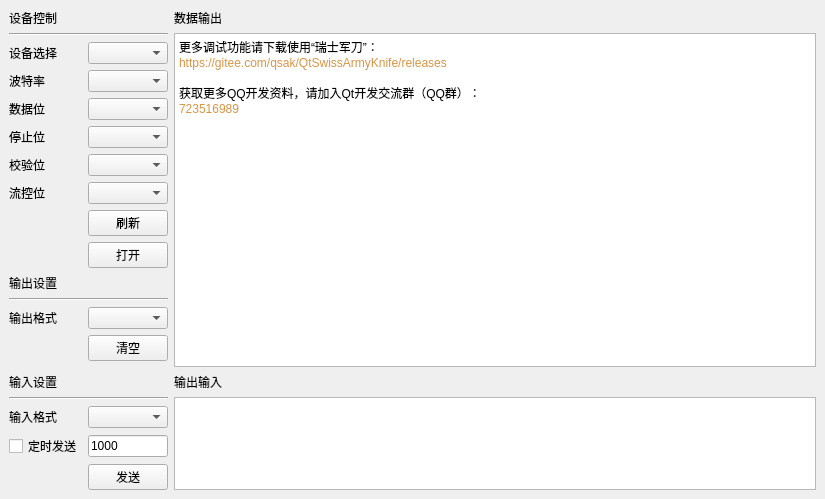
<?xml version="1.0" encoding="UTF-8"?>
<ui version="4.0">
 <class>MainWindow</class>
 <widget class="QMainWindow" name="MainWindow">
  <property name="geometry">
   <rect>
    <x>0</x>
    <y>0</y>
    <width>825</width>
    <height>455</height>
   </rect>
  </property>
  <property name="windowTitle">
   <string>大道至简 - Qt串口小助手</string>
  </property>
  <widget class="QWidget" name="centralwidget">
   <layout class="QGridLayout" name="gridLayout">
    <item row="4" column="1">
     <widget class="QComboBox" name="databitsComboBox"/>
    </item>
    <item row="17" column="0">
     <widget class="QLabel" name="label_11">
      <property name="text">
       <string>输入格式</string>
      </property>
     </widget>
    </item>
    <item row="12" column="1">
     <widget class="QComboBox" name="outputFormatComboBox"/>
    </item>
    <item row="7" column="1">
     <widget class="QComboBox" name="controlComboBox"/>
    </item>
    <item row="7" column="0">
     <widget class="QLabel" name="label_10">
      <property name="text">
       <string>流控位</string>
      </property>
     </widget>
    </item>
    <item row="16" column="0" colspan="2">
     <widget class="Line" name="line_3">
      <property name="orientation">
       <enum>Qt::Horizontal</enum>
      </property>
     </widget>
    </item>
    <item row="10" column="0" colspan="2">
     <widget class="QLabel" name="label_13">
      <property name="styleSheet">
       <string notr="true">QLabel {
        color:&quot;blue&quot;
}</string>
      </property>
      <property name="text">
       <string>输出设置</string>
      </property>
     </widget>
    </item>
    <item row="4" column="0">
     <widget class="QLabel" name="label_7">
      <property name="text">
       <string>数据位</string>
      </property>
     </widget>
    </item>
    <item row="1" column="2" rowspan="14">
     <widget class="QTextBrowser" name="textBrowser">
      <property name="html">
       <string>&lt;!DOCTYPE HTML PUBLIC &quot;-//W3C//DTD HTML 4.0//EN&quot; &quot;http://www.w3.org/TR/REC-html40/strict.dtd&quot;&gt;
&lt;html&gt;&lt;head&gt;&lt;meta name=&quot;qrichtext&quot; content=&quot;1&quot; /&gt;&lt;style type=&quot;text/css&quot;&gt;
p, li { white-space: pre-wrap; }
&lt;/style&gt;&lt;/head&gt;&lt;body style=&quot; font-family:'SimSun'; font-size:9pt; font-weight:400; font-style:normal;&quot;&gt;
&lt;p style=&quot; margin-top:0px; margin-bottom:0px; margin-left:0px; margin-right:0px; -qt-block-indent:0; text-indent:0px;&quot;&gt;更多调试功能请下载使用“瑞士军刀”：&lt;/p&gt;
&lt;p style=&quot; margin-top:0px; margin-bottom:0px; margin-left:0px; margin-right:0px; -qt-block-indent:0; text-indent:0px;&quot;&gt;&lt;span style=&quot; color:#d69545;&quot;&gt;https://gitee.com/qsak/QtSwissArmyKnife/releases&lt;/span&gt;&lt;/p&gt;
&lt;p style=&quot;-qt-paragraph-type:empty; margin-top:0px; margin-bottom:0px; margin-left:0px; margin-right:0px; -qt-block-indent:0; text-indent:0px; color:#d69545;&quot;&gt;&lt;br /&gt;&lt;/p&gt;
&lt;p style=&quot; margin-top:0px; margin-bottom:0px; margin-left:0px; margin-right:0px; -qt-block-indent:0; text-indent:0px;&quot;&gt;获取更多QQ开发资料，请加入Qt开发交流群（QQ群）：&lt;/p&gt;
&lt;p style=&quot; margin-top:0px; margin-bottom:0px; margin-left:0px; margin-right:0px; -qt-block-indent:0; text-indent:0px;&quot;&gt;&lt;span style=&quot; color:#d69545;&quot;&gt;723516989&lt;/span&gt;&lt;/p&gt;&lt;/body&gt;&lt;/html&gt;</string>
      </property>
     </widget>
    </item>
    <item row="3" column="0">
     <widget class="QLabel" name="label_6">
      <property name="text">
       <string>波特率</string>
      </property>
     </widget>
    </item>
    <item row="15" column="0" colspan="2">
     <widget class="QLabel" name="label_3">
      <property name="styleSheet">
       <string notr="true">QLabel {
        color:&quot;blue&quot;
}</string>
      </property>
      <property name="text">
       <string>输入设置</string>
      </property>
     </widget>
    </item>
    <item row="2" column="1">
     <widget class="QComboBox" name="devicesComboBox"/>
    </item>
    <item row="16" column="2" rowspan="4">
     <widget class="QTextEdit" name="textEdit">
      <property name="sizePolicy">
       <sizepolicy hsizetype="Expanding" vsizetype="Ignored">
        <horstretch>0</horstretch>
        <verstretch>0</verstretch>
       </sizepolicy>
      </property>
      <property name="html">
       <string>&lt;!DOCTYPE HTML PUBLIC &quot;-//W3C//DTD HTML 4.0//EN&quot; &quot;http://www.w3.org/TR/REC-html40/strict.dtd&quot;&gt;
&lt;html&gt;&lt;head&gt;&lt;meta name=&quot;qrichtext&quot; content=&quot;1&quot; /&gt;&lt;style type=&quot;text/css&quot;&gt;
p, li { white-space: pre-wrap; }
&lt;/style&gt;&lt;/head&gt;&lt;body style=&quot; font-family:'SimSun'; font-size:9pt; font-weight:400; font-style:normal;&quot;&gt;
&lt;p style=&quot;-qt-paragraph-type:empty; margin-top:0px; margin-bottom:0px; margin-left:0px; margin-right:0px; -qt-block-indent:0; text-indent:0px;&quot;&gt;&lt;br /&gt;&lt;/p&gt;&lt;/body&gt;&lt;/html&gt;</string>
      </property>
     </widget>
    </item>
    <item row="14" column="0">
     <spacer name="verticalSpacer">
      <property name="orientation">
       <enum>Qt::Vertical</enum>
      </property>
      <property name="sizeHint" stdset="0">
       <size>
        <width>20</width>
        <height>40</height>
       </size>
      </property>
     </spacer>
    </item>
    <item row="0" column="2">
     <widget class="QLabel" name="label_2">
      <property name="styleSheet">
       <string notr="true">QLabel {
        color:&quot;blue&quot;
}</string>
      </property>
      <property name="text">
       <string>数据输出</string>
      </property>
     </widget>
    </item>
    <item row="17" column="1">
     <widget class="QComboBox" name="inputFormatComboBox"/>
    </item>
    <item row="3" column="1">
     <widget class="QComboBox" name="baudrateComboBox"/>
    </item>
    <item row="8" column="1">
     <widget class="QPushButton" name="refreshPushButton">
      <property name="text">
       <string>刷新</string>
      </property>
     </widget>
    </item>
    <item row="12" column="0">
     <widget class="QLabel" name="label_12">
      <property name="text">
       <string>输出格式</string>
      </property>
     </widget>
    </item>
    <item row="6" column="1">
     <widget class="QComboBox" name="parityComboBox"/>
    </item>
    <item row="15" column="2">
     <widget class="QLabel" name="label_4">
      <property name="styleSheet">
       <string notr="true">QLabel {
        color:&quot;blue&quot;
}</string>
      </property>
      <property name="text">
       <string>输出输入</string>
      </property>
     </widget>
    </item>
    <item row="9" column="1">
     <widget class="QPushButton" name="openPushButton">
      <property name="text">
       <string>打开</string>
      </property>
     </widget>
    </item>
    <item row="5" column="0">
     <widget class="QLabel" name="label_8">
      <property name="text">
       <string>停止位</string>
      </property>
     </widget>
    </item>
    <item row="6" column="0">
     <widget class="QLabel" name="label_9">
      <property name="text">
       <string>校验位</string>
      </property>
     </widget>
    </item>
    <item row="1" column="0" colspan="2">
     <widget class="Line" name="line">
      <property name="orientation">
       <enum>Qt::Horizontal</enum>
      </property>
     </widget>
    </item>
    <item row="19" column="1">
     <widget class="QPushButton" name="sendPushButton">
      <property name="text">
       <string>发送</string>
      </property>
     </widget>
    </item>
    <item row="11" column="0" colspan="2">
     <widget class="Line" name="line_2">
      <property name="orientation">
       <enum>Qt::Horizontal</enum>
      </property>
     </widget>
    </item>
    <item row="5" column="1">
     <widget class="QComboBox" name="stopBitsComboBox"/>
    </item>
    <item row="2" column="0">
     <widget class="QLabel" name="label_5">
      <property name="text">
       <string>设备选择</string>
      </property>
     </widget>
    </item>
    <item row="0" column="0" colspan="2">
     <widget class="QLabel" name="label">
      <property name="styleSheet">
       <string notr="true">QLabel {
        color:&quot;blue&quot;
}</string>
      </property>
      <property name="text">
       <string>设备控制</string>
      </property>
     </widget>
    </item>
    <item row="13" column="1">
     <widget class="QPushButton" name="clearPushButton">
      <property name="text">
       <string>清空</string>
      </property>
     </widget>
    </item>
    <item row="18" column="0">
     <widget class="QCheckBox" name="checkBox">
      <property name="text">
       <string>定时发送</string>
      </property>
     </widget>
    </item>
    <item row="18" column="1">
     <widget class="QLineEdit" name="lineEdit">
      <property name="sizePolicy">
       <sizepolicy hsizetype="Ignored" vsizetype="Fixed">
        <horstretch>0</horstretch>
        <verstretch>0</verstretch>
       </sizepolicy>
      </property>
      <property name="toolTip">
       <string>单位为毫秒，小于10毫秒按10毫秒处理</string>
      </property>
      <property name="text">
       <string>1000</string>
      </property>
     </widget>
    </item>
   </layout>
  </widget>
 </widget>
 <tabstops>
  <tabstop>devicesComboBox</tabstop>
  <tabstop>baudrateComboBox</tabstop>
  <tabstop>databitsComboBox</tabstop>
  <tabstop>stopBitsComboBox</tabstop>
  <tabstop>parityComboBox</tabstop>
  <tabstop>controlComboBox</tabstop>
  <tabstop>refreshPushButton</tabstop>
  <tabstop>openPushButton</tabstop>
  <tabstop>outputFormatComboBox</tabstop>
  <tabstop>clearPushButton</tabstop>
  <tabstop>inputFormatComboBox</tabstop>
  <tabstop>checkBox</tabstop>
  <tabstop>lineEdit</tabstop>
  <tabstop>sendPushButton</tabstop>
  <tabstop>textBrowser</tabstop>
  <tabstop>textEdit</tabstop>
 </tabstops>
 <resources/>
 <connections>
  <connection>
   <sender>clearPushButton</sender>
   <signal>clicked()</signal>
   <receiver>textBrowser</receiver>
   <slot>clear()</slot>
   <hints>
    <hint type="sourcelabel">
     <x>122</x>
     <y>316</y>
    </hint>
    <hint type="destinationlabel">
     <x>176</x>
     <y>315</y>
    </hint>
   </hints>
  </connection>
 </connections>
</ui>
